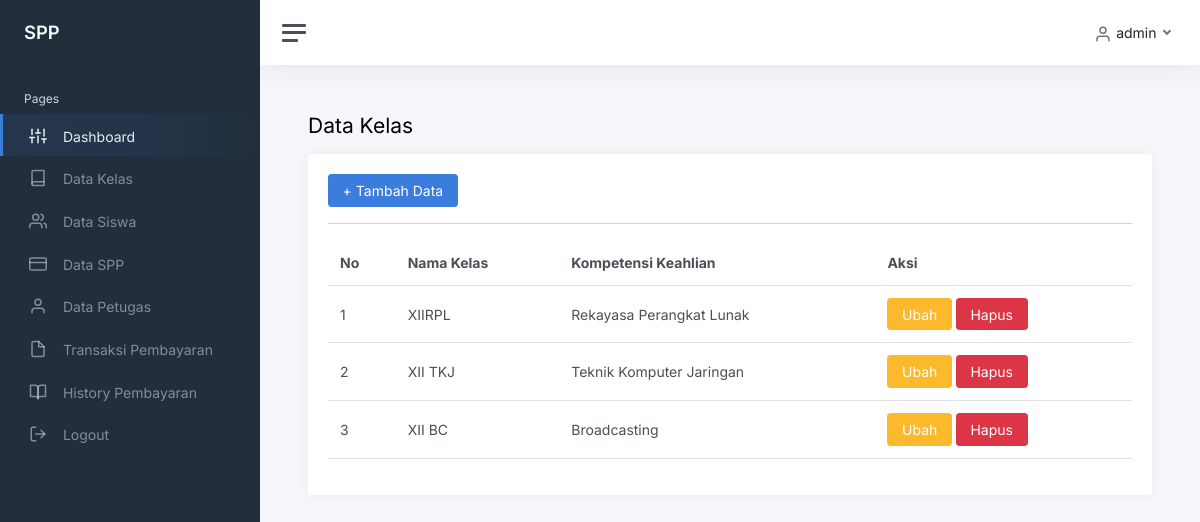
/index.php?page=kelas (signed in), run on the app's committed database.
### tables this page shows
CREATE TABLE `kelas` (
  `id_kelas` int(11) NOT NULL,
  `nama_kelas` varchar(10) DEFAULT NULL,
  `kompetensi_keahlian` varchar(50) DEFAULT NULL
);

### kelas.php (the view)
<h1 class="h3 mb-3">Data Kelas</h1>
    <div class="row">
        <div class="col-12">
            <div class="card">
                <div class="card-body">
                    <a href="?page=kelas_tambah" class="btn btn-primary">+ Tambah Data</a><hr>
                    <table class="table">
                        <tr>
                            <th>No</th>
                            <th>Nama Kelas</th>
                            <th>Kompetensi Keahlian</th>
                            <th>Aksi</th>
                        </tr>
                            <?php
                            $i=1;
                            $query = mysqli_query($koneksi, "SELECT * FROM kelas");
                            while ($data = mysqli_fetch_array($query)) {
                                ?>
                                <tr>
                                    <td><?php echo $i; ?></td>
                                    <td><?php echo $data['nama_kelas']; ?></td>
                                    <td><?php echo $data['kompetensi_keahlian']; ?></td>
                                    <td>
                                        <a href="?page=kelas_ubah&id=<?php echo $data['id_kelas'];?>" class="btn btn-warning">Ubah</a>
                                        <a href="?page=kelas_hapus&id=<?php echo $data['id_kelas'];?>" class="btn btn-danger">Hapus</a>
                                    </td>
                                </tr>
                                <?php
                                $i++;
                            }
                            ?>
                    </table>
                </div>
            </div>
        </div>
    </div>

### data on the page
kelas: nama_kelas "XIIRPL", kompetensi_keahlian "Rekayasa Perangkat Lunak"
kelas: nama_kelas "XII TKJ", kompetensi_keahlian "Teknik Komputer Jaringan"
kelas: nama_kelas "XII BC", kompetensi_keahlian "Broadcasting"

### other printed values
$_SESSION['user']['nama_petugas'] "admin"
